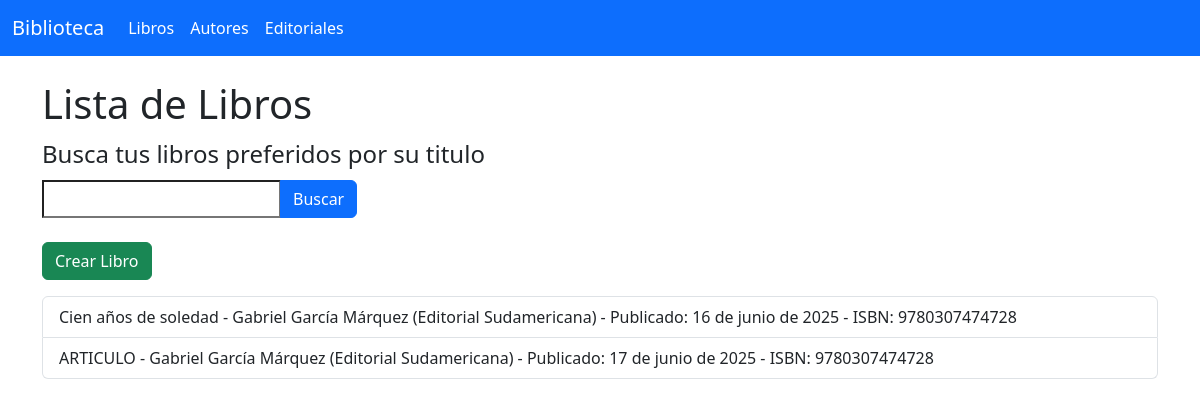
Page /appcoder/libros/ on the committed database.
### AppCoder/models.py (models this page shows, shortened)
class Libro(models.Model):
    titulo = models.CharField(max_length=200)
    autor = models.ForeignKey(Autor, on_delete=models.CASCADE)
    editorial = models.ForeignKey(Editorial, on_delete=models.CASCADE)
    fecha_publicacion = models.DateField()
    isbn = models.CharField(max_length=13)

class Autor(models.Model):
    nombre = models.CharField(max_length=100)
    nacionalidad = models.CharField(max_length=50)
    fecha_nacimiento = models.DateField()

class Editorial(models.Model):
    nombre = models.CharField(max_length=100)
    pais = models.CharField(max_length=50)
    fundacion = models.DateField()

### AppCoder/views.py (the view)
# urls.py: path('libros/', lista_libros, name='lista_libros'),
def lista_libros(request):
    form = LibroSearchForm(request.GET or None)
    libros = Libro.objects.all()
    if form.is_valid() and form.cleaned_data.get('titulo'):
        libros = libros.filter(titulo__icontains=form.cleaned_data['titulo'])
    return render(request, 'AppCoder/libros/lista_libros.html', {'libros': libros, 'form': form})

### AppCoder/forms.py
class LibroSearchForm(forms.Form):
    titulo = forms.CharField(max_length=200, required=False, label="Buscar por Título")

### templates/AppCoder/libros/lista_libros.html (shortened to what this page needs)
    {% extends "base.html" %}
    {% block content %}
    <h1>Lista de Libros</h1>
    <form method="get" class="mb-4">
      <legend>Busca tus libros preferidos por su titulo</legend>
      <div class="input-group">
        {{ form.titulo }}
        <button type="submit" class="btn btn-primary">Buscar</button>
      </div>
    </form>
    <a href="{% url 'crear_libro' %}" class="btn btn-success mb-3">Crear Libro</a>
    <ul class="list-group">
      {% for libro in libros %}
        <li class="list-group-item">
          {{ libro.titulo }} - {{ libro.autor.nombre }} ({{ libro.editorial.nombre }}) - Publicado: {{ libro.fecha_publicacion }} - ISBN: {{ libro.isbn }}
        </li>
      {% empty %}
        <li class="list-group-item">No hay libros cargados.</li>
      {% endfor %}
    </ul>
    {% endblock %}

### rows in the picture
Libro: titulo "Cien años de soledad", autor.nombre "Gabriel García Márquez", editorial.nombre "Editorial Sudamericana", fecha_publicacion "16 de junio de 2025", isbn "9780307474728"
Libro: titulo "ARTICULO", autor.nombre "Gabriel García Márquez", editorial.nombre "Editorial Sudamericana", fecha_publicacion "17 de junio de 2025", isbn "9780307474728"
